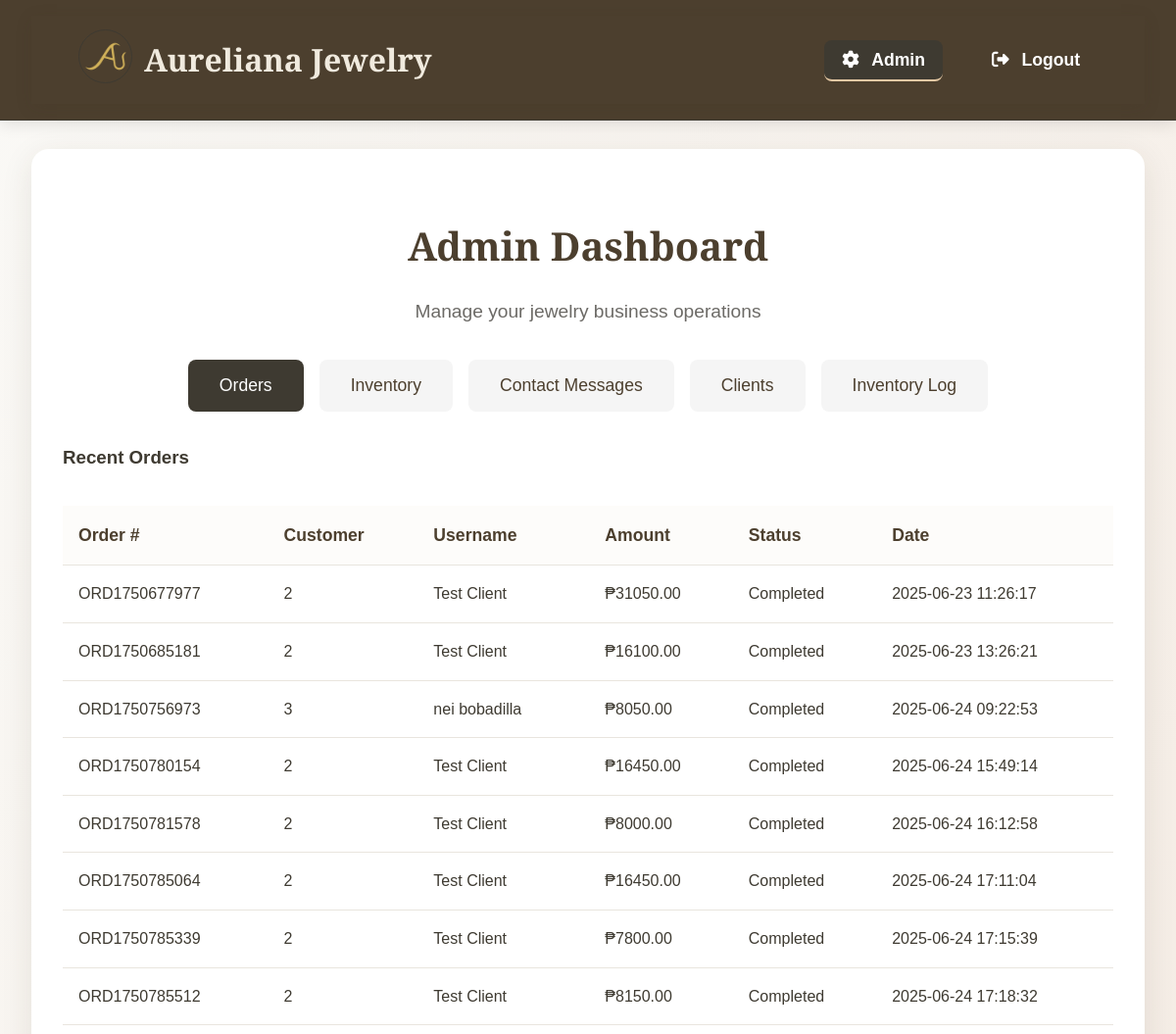
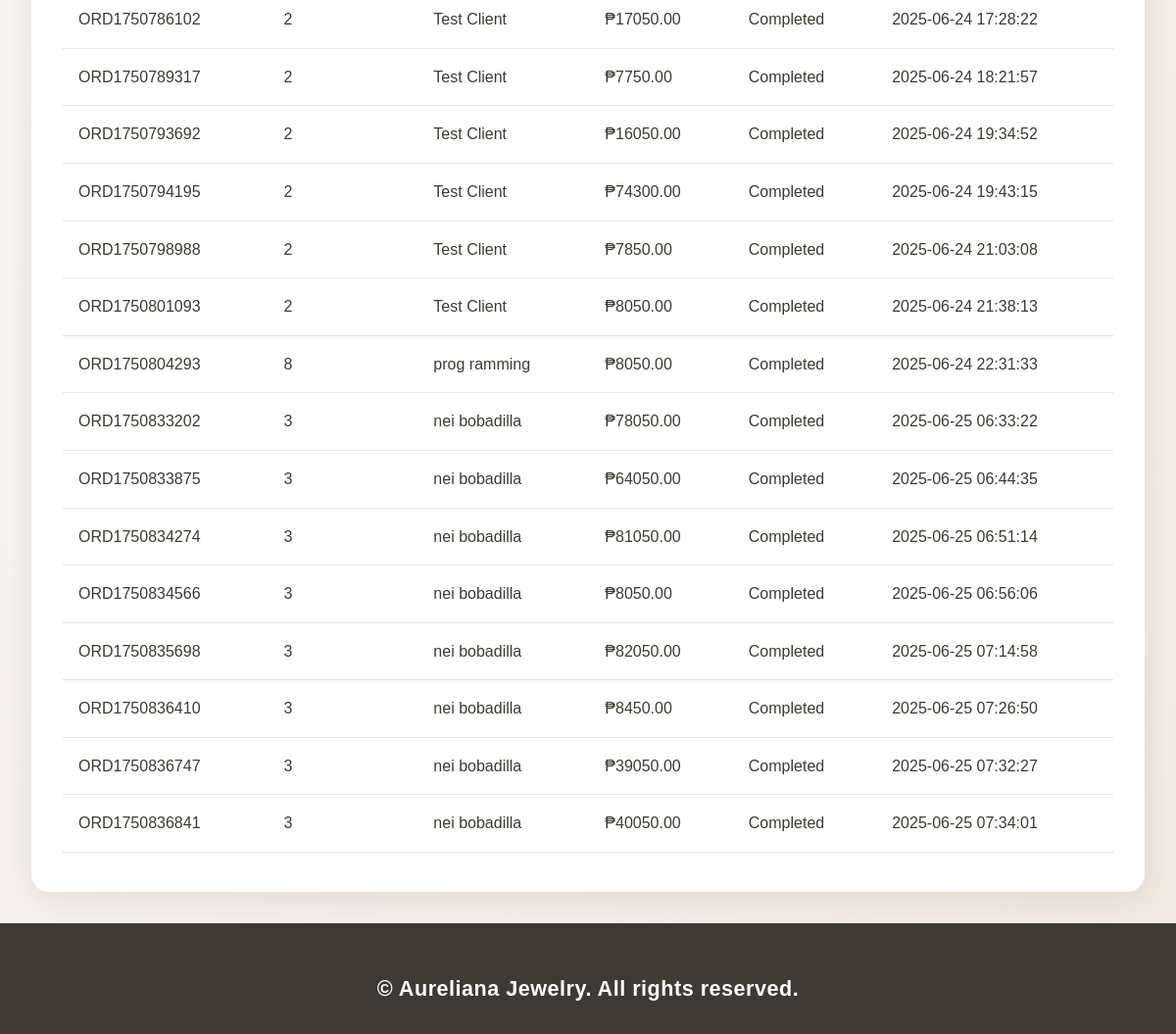
Screenshot of /admin (signed in) with the database file from the repository (2 pictures, top to bottom).
### tables this page shows
CREATE TABLE orders (
                order_ID INTEGER PRIMARY KEY AUTOINCREMENT,
                client_ID INTEGER,
                order_number TEXT,
                status TEXT,
                total_amount REAL,
                created_at DATETIME DEFAULT CURRENT_TIMESTAMP,
                shipping_address TEXT, payment_method TEXT,
                FOREIGN KEY (client_ID) REFERENCES clients(client_ID)
            );

CREATE TABLE clients (
                client_ID INTEGER PRIMARY KEY AUTOINCREMENT,
                email TEXT NOT NULL,
                phone TEXT,
                username TEXT UNIQUE NOT NULL,
                password TEXT NOT NULL,
                role TEXT DEFAULT 'user',
                address TEXT,
                last_login DATETIME
            , full_name TEXT, address_details TEXT, region TEXT, province TEXT, city TEXT, barangay TEXT);

### app.py (the view)
@app.route('/admin')
def admin_dashboard():
    if 'user_id' not in session or session.get('role') != 'admin':
        flash('Access denied.', 'error')
        return redirect(url_for('home'))
    with db_transaction() as conn:
        conn.row_factory = sqlite3.Row
        c = conn.cursor()
        c.execute('SELECT * FROM clients')
        clients = c.fetchall()
        c.execute('''
            SELECT o.*, c.full_name FROM orders o
            LEFT JOIN clients c ON o.client_ID = c.client_ID
        ''')
        orders = c.fetchall()
        c.execute('SELECT * FROM inventory')
        inventory = [dict(row) for row in c.fetchall()]
        c.execute('SELECT * FROM feedback')
        feedback = c.fetchall()
    return render_template('admin.html',
        clients=clients,
        orders=orders,
        inventory=inventory,
        feedback=feedback
    )

### app.py (called while the page is built, shortened)
def get_db_connection():
    conn = sqlite3.connect('aureliana.db', timeout=60, check_same_thread=False)
    conn.execute('PRAGMA journal_mode=WAL')
    conn.execute('PRAGMA synchronous=NORMAL')
    conn.execute('PRAGMA cache_size=10000')
    conn.execute('PRAGMA temp_store=MEMORY')
    conn.execute('PRAGMA busy_timeout=30000')
    return conn

@contextmanager
def db_transaction():
    conn = None
    try:
        with db_lock:
            conn = get_db_connection()
            yield conn
            conn.commit()
    finally:
        if conn:
            try:
                conn.close()
            except:
                pass

### templates/admin.html (shortened to what this page needs)
{% extends "base.html" %}
{% block head_styles %}
    <link rel="stylesheet" href="{{ url_for('static', filename='css/admin.css') }}">
{% endblock %}
{% block content %}
<div class="admin-container">
    <h1 class="serif">Admin Dashboard</h1>
    <p class="description">Manage your jewelry business operations</p>
    <div class="admin-tabs">
        <button class="tab-btn active" data-tab="orders">Orders</button>
        <button class="tab-btn" data-tab="inventory">Inventory</button>
        <button class="tab-btn" data-tab="messages">Contact Messages</button>
        <button class="tab-btn" data-tab="clients">Clients</button>
        <button class="tab-btn" data-tab="log">Inventory Log</button>
    </div>
    <div id="orders" class="tab-content active">
        <h3>Recent Orders</h3>
        <div class="table-container">
            <table class="admin-table">
                <thead>
                    <tr>
                        <th>Order #</th>
                        <th>Customer</th>
                        <th>Username</th>
                        <th>Amount</th>
                        <th>Status</th>
                        <th>Date</th>
                    </tr>
                </thead>
                <tbody id="orders-table">
                    {% if orders %}
                        {% for order in orders %}
                            <tr>
                                <td>{{ order['order_number'] }}</td>
                                <td>{{ order['client_ID'] }}</td>
                                <td>{{ order['full_name'] }}</td>
                                <td>₱{{ "%.2f"|format(order['total_amount']) }}</td>
                                <td><span class="status-{{ order['status']|lower }}">{{ order['status'] }}</span></td>
                                <td>{{ order['created_at'] }}</td>
                            </tr>
                        {% endfor %}
                    {% else %}
                        <tr><td colspan="6">No orders found</td></tr>
                    {% endif %}
                </tbody>
            </table>
        </div>
    </div>
</div>
{% endblock %}
{% block footer %}
<footer style="background: var(--primary-color); color: #fff; padding: 0; margin: 0; border: none;">
    <div class="footer-content" style="background: var(--primary-color); color: #fff; border: none; box-shadow: none; min-height: 40px; display: flex; flex-direction: column; justify-content: flex-end; align-items: center;">
        <div style="width:100%; text-align:center; font-size:1.35rem; font-weight:600; letter-spacing:0.5px; padding: 18px 0 8px 0;">
            &copy; Aureliana Jewelry. All rights reserved.
        </div>
    </div>
</footer>
{% endblock %}

### static/css/base.css (style rules this page uses)
html { box-sizing: border-box; background-color: #4c3f2e; }
*, *::before, *::after { box-sizing: inherit; }
body { font-family: 'Inter', sans-serif; color: #3e3a31; background-color: #fdfcfa; line-height: 1.6; margin: 0; display: flex; flex-direction: column; min-height: 100vh; font-size: 16px; }
footer { background-color: #4c3f2e; color: #f0eade; border-top: 1px solid #3e3a31; padding: 30px; text-align: center; }
.footer-content { max-width: 1200px; margin: 0 auto; display: grid; grid-template-columns: repeat(auto-fit, minmax(250px, 1fr)); gap: 2rem; margin-bottom: 20px; }
.description { color: #473936; font-size: 1.08rem; line-height: 1.7; margin-bottom: 0.7rem; }

### static/css/admin.css (style rules this page uses)
:root { --primary-color: #3e3a31; --secondary-color: #6b5e47; --accent-color: #8b7355; --light-bg: #f3e9e0; --lightest-bg: #faf9f6; --danger-color: #dc3545; --success-color: #28a745; --warning-color: #ffc107; --font-primary: 'Montserrat', Arial, sans-serif; --font-accent: 'Playfair Display', serif; }
body { background: linear-gradient(120deg, var(--lightest-bg) 0%, var(--light-bg) 100%); font-family: var(--font-primary); min-height: 100vh; display: flex; flex-direction: column; }
.admin-container { background: #fff; border-radius: 18px; box-shadow: 0 8px 32px rgba(60,50,30,0.10); padding: 40px 32px; margin: 32px auto; max-width: 1200px; }
.admin-tabs { display: flex; justify-content: center; gap: 1rem; margin-bottom: 2rem; flex-wrap: wrap; }
.tab-btn { padding: 1rem 2rem; border: none; background: #f5f5f5; color: #4c3f2e; cursor: pointer; border-radius: 8px; font-size: 1.1rem; font-weight: 500; transition: all 0.3s ease; }
.tab-btn.active, .tab-btn:hover { background: var(--primary-color); color: #fff; }
.tab-content { display: none; }
.tab-content.active { display: block; }
.table-container { overflow-x: auto; margin-top: 1rem; }
.admin-table { width: 100%; border-collapse: collapse; margin-top: 1rem; font-size: 1rem; }
.admin-table th, .admin-table td { padding: 1rem; text-align: left; border-bottom: 1px solid #e9e5de; }
.admin-table th { background-color: #fdfcfa; font-weight: 600; color: #4c3f2e; font-size: 1.1rem; }
.admin-container .serif { font-family: 'Playfair Display', serif; color: #4c3f2e; text-align: center; margin-bottom: 0.5rem; font-size: 2.5rem; }
.admin-container .description { text-align: center; color: #6c6a66; margin-bottom: 2rem; font-size: 1.2rem; }
footer, .footer-content { background: var(--primary-color) !important; color: #fff !important; font-size: 1.35rem !important; font-weight: 600; letter-spacing: 0.5px; border: none !important; box-shadow: none !important; }

### rows the page displays
orders: order_number "ORD1750677977", client_ID "2", full_name "Test Client", total_amount "31050.00", status "Completed", created_at "2025-06-23 11:26:17"
orders: order_number "ORD1750685181", client_ID "2", full_name "Test Client", total_amount "16100.00", status "Completed", created_at "2025-06-23 13:26:21"
orders: order_number "ORD1750756973", client_ID "3", full_name "nei bobadilla", total_amount "8050.00", status "Completed", created_at "2025-06-24 09:22:53"
orders: order_number "ORD1750780154", client_ID "2", full_name "Test Client", total_amount "16450.00", status "Completed", created_at "2025-06-24 15:49:14"
orders: order_number "ORD1750781578", client_ID "2", full_name "Test Client", total_amount "8000.00", status "Completed", created_at "2025-06-24 16:12:58"
orders: order_number "ORD1750785064", client_ID "2", full_name "Test Client", total_amount "16450.00", status "Completed", created_at "2025-06-24 17:11:04"
orders: order_number "ORD1750785339", client_ID "2", full_name "Test Client", total_amount "7800.00", status "Completed", created_at "2025-06-24 17:15:39"
orders: order_number "ORD1750785512", client_ID "2", full_name "Test Client", total_amount "8150.00", status "Completed", created_at "2025-06-24 17:18:32"
orders: order_number "ORD1750786102", client_ID "2", full_name "Test Client", total_amount "17050.00", status "Completed", created_at "2025-06-24 17:28:22"
orders: order_number "ORD1750789317", client_ID "2", full_name "Test Client", total_amount "7750.00", status "Completed", created_at "2025-06-24 18:21:57"
orders: order_number "ORD1750793692", client_ID "2", full_name "Test Client", total_amount "16050.00", status "Completed", created_at "2025-06-24 19:34:52"
orders: order_number "ORD1750794195", client_ID "2", full_name "Test Client", total_amount "74300.00", status "Completed", created_at "2025-06-24 19:43:15"
orders: order_number "ORD1750798988", client_ID "2", full_name "Test Client", total_amount "7850.00", status "Completed", created_at "2025-06-24 21:03:08"
orders: order_number "ORD1750801093", client_ID "2", full_name "Test Client", total_amount "8050.00", status "Completed", created_at "2025-06-24 21:38:13"
orders: order_number "ORD1750804293", client_ID "8", full_name "prog ramming", total_amount "8050.00", status "Completed", created_at "2025-06-24 22:31:33"
orders: order_number "ORD1750833202", client_ID "3", full_name "nei bobadilla", total_amount "78050.00", status "Completed", created_at "2025-06-25 06:33:22"
orders: order_number "ORD1750833875", client_ID "3", full_name "nei bobadilla", total_amount "64050.00", status "Completed", created_at "2025-06-25 06:44:35"
orders: order_number "ORD1750834274", client_ID "3", full_name "nei bobadilla", total_amount "81050.00", status "Completed", created_at "2025-06-25 06:51:14"
orders: order_number "ORD1750834566", client_ID "3", full_name "nei bobadilla", total_amount "8050.00", status "Completed", created_at "2025-06-25 06:56:06"
orders: order_number "ORD1750835698", client_ID "3", full_name "nei bobadilla", total_amount "82050.00", status "Completed", created_at "2025-06-25 07:14:58"
orders: order_number "ORD1750836410", client_ID "3", full_name "nei bobadilla", total_amount "8450.00", status "Completed", created_at "2025-06-25 07:26:50"
orders: order_number "ORD1750836747", client_ID "3", full_name "nei bobadilla", total_amount "39050.00", status "Completed", created_at "2025-06-25 07:32:27"
orders: order_number "ORD1750836841", client_ID "3", full_name "nei bobadilla", total_amount "40050.00", status "Completed", created_at "2025-06-25 07:34:01"
